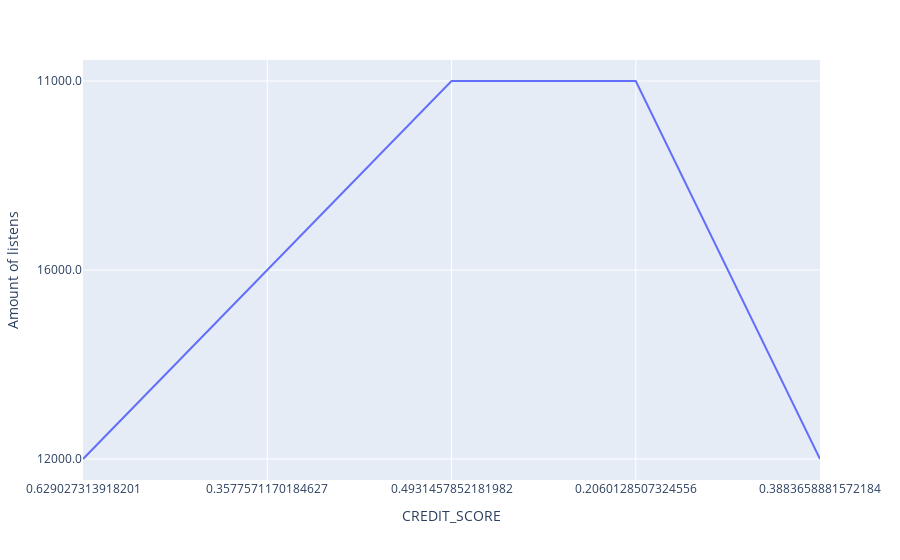

Notebook cell for this chart:
### Code cell
import plotly.express as px
fig = px.line(df, x="CREDIT_SCORE", y="ANNUAL_MILEAGE")
fig.update_yaxes({"title":"Amount of listens"})
fig.show()

### Figure 1 — Plotly figure (JSON) as saved in the notebook; plotly's stock layout.template omitted (floating-point values rounded to 4 significant figures)
{"data": [{"hovertemplate": "CREDIT_SCORE=%{x}<br>ANNUAL_MILEAGE=%{y}<extra></extra>", "legendgroup": "", "line": {"color": "#636efa", "dash": "solid"}, "marker": {"symbol": "circle"}, "mode": "lines", "name": "", "orientation": "v", "showlegend": false, "type": "scatter", "x": ["0.629027313918201", "0.3577571170184627", "0.4931457852181982", "0.2060128507324556", "0.3883658881572184"], "xaxis": "x", "y": ["12000.0", "16000.0", "11000.0", "11000.0", "12000.0"], "yaxis": "y"}], "layout": {"autosize": true, "legend": {"tracegroupgap": 0}, "margin": {"t": 60}, "xaxis": {"anchor": "y", "autorange": true, "domain": [0, 1], "range": [0, 4], "title": {"text": "CREDIT_SCORE"}, "type": "category"}, "yaxis": {"anchor": "x", "autorange": true, "domain": [0, 1], "range": [-0.1111, 2.111], "title": {"text": "Amount of listens"}, "type": "category"}}}
